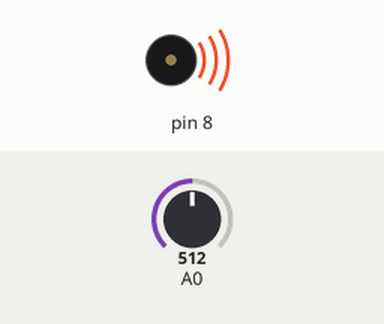
Simulated run of this sketch. Board: Arduino Uno, built with avr-gcc and run on an emulated ATmega328P. Parts: buzzer (waves = sounding). Inputs (shaded band) come from the test bench; at power-on: A0 = 512.

Above: at 1.2 s.
1.3 s: A0 set to 122
At 2.5 s:
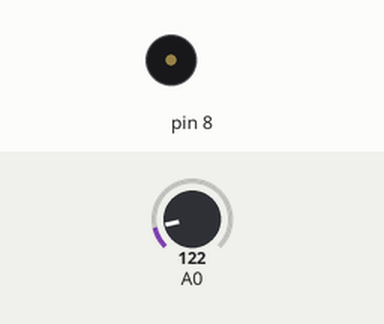
2.8 s: A0 set to 113
At 3.9 s:
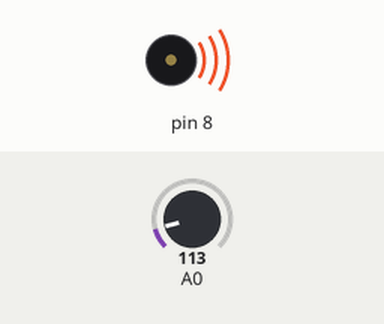
Timing chart, 0 to 5.8 s (numbered marks = the images above; inputs shaded):
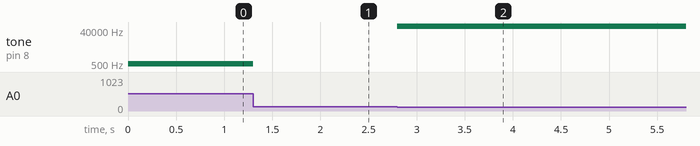

Measured:
- the behaviour switches between 122 and 121 on A0 (found by bisection; images 1 and 2)
- after the input at 1.3 s, tone on pin 8: 501 Hz → silent at once
- after the input at 2.8 s, tone on pin 8: silent → 65525 Hz at once

The sketch:

Wk4_InClass_ToneTest.ino
```cpp
//Barbara Compagnoni & Nadine Razzouk
//P-Comp
//Fall 2014
//In Class Assignment : Tones 1

void setup() {
    // nothing to do here
 }

 void loop() {
   // get a sensor reading:
   int sensorReading = analogRead(A0);
   // map the results from the sensor reading's range
   // to the desired pitch range:
   float frequency = map(sensorReading, 200, 900, 100, 1000);
   // change the pitch, play for 10 ms:
   tone(8, frequency, 10);
 }
```
